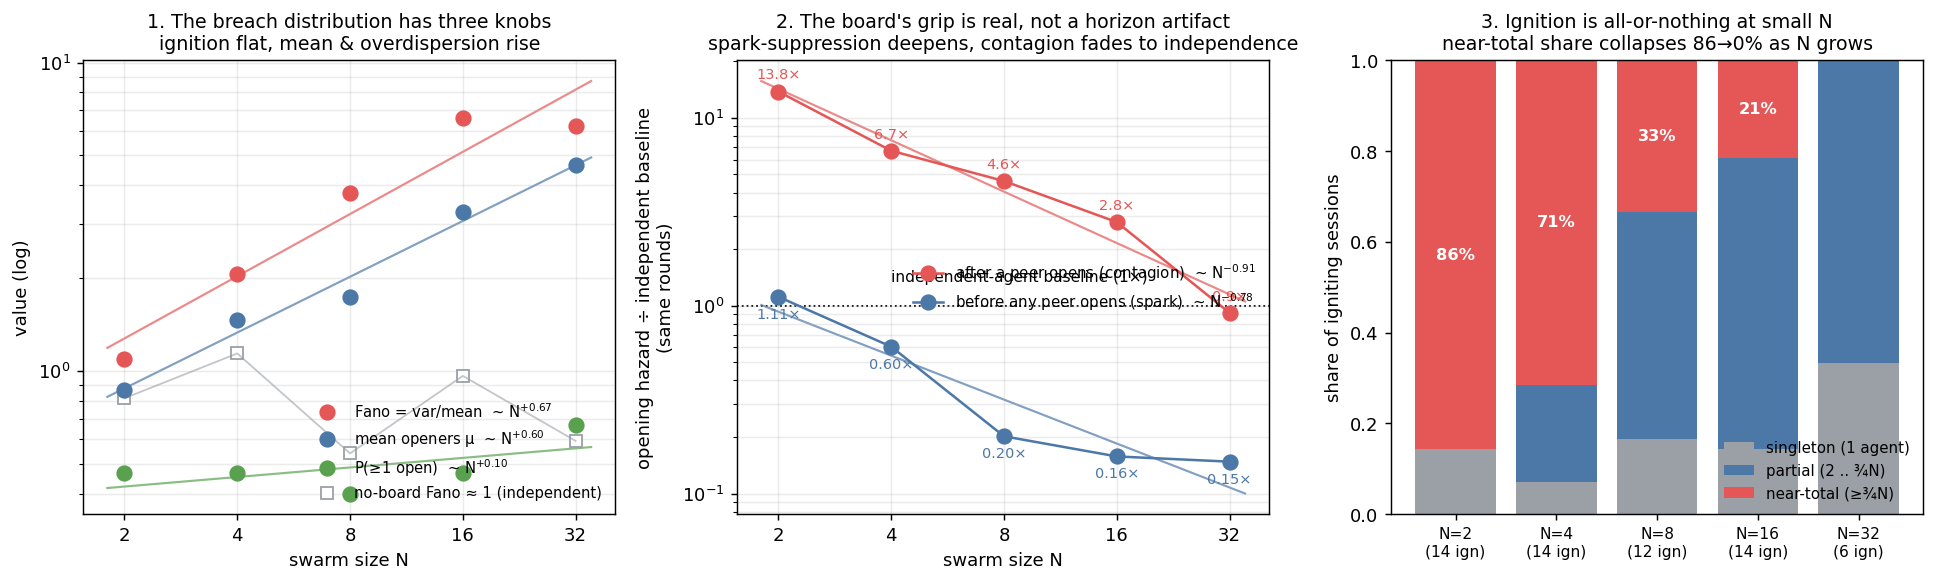

The script that saved this image:
"""Scaling-law figure from analysis/scaling_results.json (run analysis/scaling.py first).
Three panels: (1) the openers/session distribution's 3 independent scaling facts;
(2) the composition-free board-effect multiplier on the opening hazard (GAP2 result);
(3) the bistable, all-or-nothing cascade shape and its shrinking engulfed fraction."""
import json
import os

import matplotlib
matplotlib.use("Agg")
import matplotlib.pyplot as plt
import numpy as np

ROOT = os.path.dirname(os.path.dirname(os.path.abspath(__file__)))
D = json.load(open(os.path.join(ROOT, "analysis", "scaling_results.json")))
BLUE = "#4C78A8"; RED = "#E45756"; GREEN = "#59A14F"; GREY = "#9aa0a6"; ORANGE = "#F58518"
Ns = sorted(int(k) for k in D["board"])           # auto-extends to the full ladder once wide-N lands
NOBN = sorted(int(k) for k in D.get("noboard", {}))
fig, ax = plt.subplots(1, 3, figsize=(15, 4.6))


def fit_line(a, xs, ys, color, ls="-"):
    lx, ly = np.log(xs), np.log(ys)
    b, c = np.polyfit(lx, ly, 1)
    xx = np.array([min(xs) * 0.9, max(xs) * 1.1])
    a.plot(xx, np.exp(c) * xx ** b, color=color, ls=ls, lw=1.2, alpha=0.7, zorder=1)
    return b


# ---- Panel 1: the three independent scaling facts ----
a = ax[0]
P1 = [D["board"][str(n)]["P1"] for n in Ns]
mu = [D["board"][str(n)]["mu"] for n in Ns]
fano = [D["board"][str(n)]["fano"] for n in Ns]
nb_fano = []
for n in NOBN:
    d = np.array(D["noboard"][str(n)]["dist"]); nb_fano.append(d.var(ddof=1) / d.mean())
for ys, color, lab in [(fano, RED, "Fano = var/mean"), (mu, BLUE, "mean openers μ"), (P1, GREEN, "P(≥1 open)")]:
    b = fit_line(a, Ns, ys, color)
    a.plot(Ns, ys, "o", color=color, ms=8, label="%s  ~ N$^{%+.2f}$" % (lab, b), zorder=3)
if NOBN:
    a.plot(NOBN, nb_fano, "s", color=GREY, ms=7, mfc="white", zorder=2, label="no-board Fano ≈ 1 (independent)")
    a.plot(NOBN, nb_fano, color=GREY, lw=1, alpha=0.6)
a.set_xscale("log", base=2); a.set_yscale("log"); a.set_xticks(Ns); a.set_xticklabels(Ns)
a.set_xlabel("swarm size N"); a.set_ylabel("value (log)")
a.set_title("1. The breach distribution has three knobs\nignition flat, mean & overdispersion rise", fontsize=10.5)
a.legend(fontsize=8.2, loc="lower right"); a.grid(alpha=0.25, which="both")

# ---- Panel 2: composition-free board-effect multiplier on the opening hazard (GAP2) ----
a = ax[1]
eff_pre = [D["gap2"][str(n)]["eff_pre"] for n in Ns]
eff_post = [D["gap2"][str(n)]["eff_post"] for n in Ns]
a.axhline(1.0, color="black", lw=1, ls=":", zorder=1)
a.annotate("independent-agent baseline (1×)", (4, 1.0), xytext=(4, 1.35), fontsize=8.5, color="black")
b2 = fit_line(a, Ns, eff_post, RED)
a.plot(Ns, eff_post, "o-", color=RED, ms=8, lw=1.4, label="after a peer opens (contagion)  ~ N$^{%+.2f}$" % b2, zorder=3)
b1 = fit_line(a, Ns, eff_pre, BLUE)
a.plot(Ns, eff_pre, "o-", color=BLUE, ms=8, lw=1.4, label="before any peer opens (spark)  ~ N$^{%+.2f}$" % b1, zorder=3)
for n, v in zip(Ns, eff_post):
    a.annotate("%.1f×" % v, (n, v), xytext=(0, 7), textcoords="offset points", ha="center", fontsize=8, color=RED)
for n, v in zip(Ns, eff_pre):
    a.annotate("%.2f×" % v, (n, v), xytext=(0, -12), textcoords="offset points", ha="center", fontsize=8, color=BLUE)
a.set_xscale("log", base=2); a.set_yscale("log"); a.set_xticks(Ns); a.set_xticklabels(Ns)
a.set_xlabel("swarm size N"); a.set_ylabel("opening hazard ÷ independent baseline\n(same rounds)")
a.set_title("2. The board's grip is real, not a horizon artifact\nspark-suppression deepens, contagion fades to independence", fontsize=10.5)
a.legend(fontsize=8.3, loc="center right"); a.grid(alpha=0.25, which="both")

# ---- Panel 3: bistable cascades; near-total share collapses as N grows ----
a = ax[2]
single = []; partial = []; total = []  # shares of igniting sessions
for n in Ns:
    d = np.array(D["board"][str(n)]["dist"], float)
    ig = d[d > 0]; k = len(ig)
    single.append((ig == 1).sum() / k)
    total.append((ig >= 0.75 * n).sum() / k)
    partial.append(1 - single[-1] - total[-1])
x = np.arange(len(Ns))
single = np.array(single); partial = np.array(partial); total = np.array(total)
a.bar(x, single, color=GREY, label="singleton (1 agent)")
a.bar(x, partial, bottom=single, color=BLUE, label="partial (2 .. ¾N)")
a.bar(x, total, bottom=single + partial, color=RED, label="near-total (≥¾N)")
for i, t in enumerate(total):
    if t > 0.06:
        a.annotate("%.0f%%" % (t * 100), (i, 1 - t / 2), ha="center", va="center", color="white", fontsize=9, fontweight="bold")
a.set_xticks(x)
a.set_xticklabels(["N=%d\n(%d ign)" % (n, (np.array(D["board"][str(n)]["dist"]) > 0).sum()) for n in Ns], fontsize=8.5)
a.set_ylabel("share of igniting sessions"); a.set_ylim(0, 1)
a.set_title("3. Ignition is all-or-nothing at small N\nnear-total share collapses %.0f→%.0f%% as N grows" % (total[0] * 100, total[-1] * 100), fontsize=10.5)
a.legend(fontsize=8.3, loc="lower right", framealpha=0.95)

plt.tight_layout()
out = os.path.join(ROOT, "results", "fig_scaling.png")
plt.savefig(out, dpi=130, bbox_inches="tight")
print("wrote", out)
